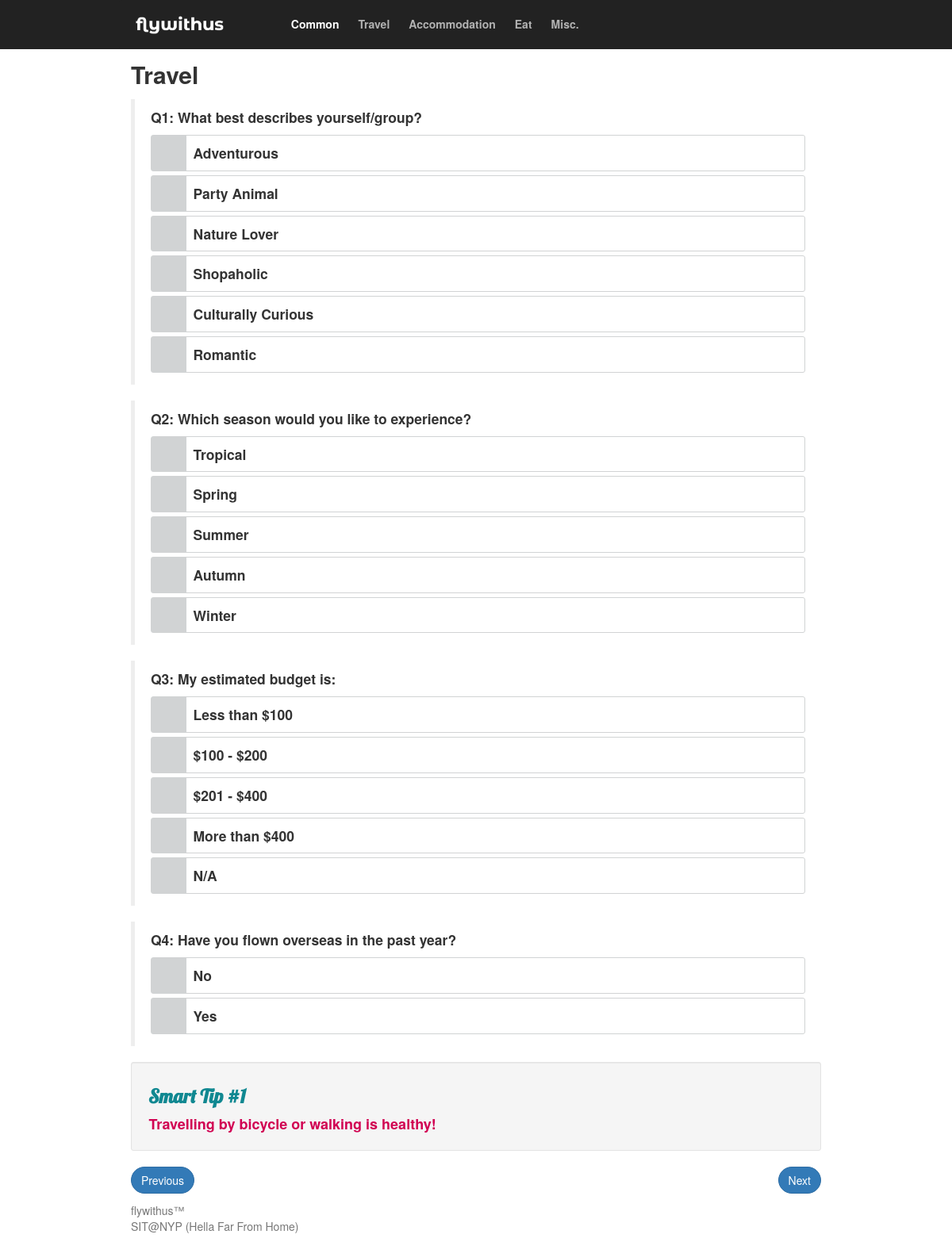
Screenshot of /HowDoYouSurvey.php with the database file from the repository.
### tables this page shows
CREATE TABLE `categorytbl` (
  `categoryID` int(11) NOT NULL,
  `categoryName` varchar(100) NOT NULL,
  `colorScheme` varchar(15) NOT NULL,
  `disabled` varchar(3) DEFAULT NULL,
  `common` varchar(3) DEFAULT NULL
);

CREATE TABLE `questiontbl` (
  `questionID` int(11) NOT NULL,
  `question` varchar(500) NOT NULL,
  `categoryID` int(11) NOT NULL,
  `inputType` varchar(1) DEFAULT 'r',
  `isDriver` varchar(1) DEFAULT NULL
);

CREATE TABLE `answertbl` (
  `answerID` int(11) NOT NULL,
  `answer` varchar(500) NOT NULL,
  `questionID` int(11) NOT NULL,
  `tripPoints` double NOT NULL
);

### Classes/CategoryClass.php (called while the page is built, shortened)
<?php
class CategoryClass {
    private $categoryName;
    private $colorScheme;
    public function getCategoryName() {
        return $this->categoryName;
    }
    public function getColorScheme() {
        return $this->colorScheme;
    }
    public function setCategoryName($categoryName) {
        $this->categoryName = $categoryName;
    }
    public function setColorScheme($colorScheme) {
        $this->colorScheme = $colorScheme;
    }
    public function setQuestionCount($questionCount) {
        return $this;
    }
}

### functions/functions.php (the view, shortened to what this page needs)
<?php
require $_SERVER[ 'DOCUMENT_ROOT' ] . '/CF1/Classes/CategoryClass.php';
function echoln( $text = "" )
{
    echo "{$text} <br/>";
}
function generatePageCategory( )
{
    global $connection;
    $query = " SELECT categoryID, categoryName, colorScheme FROM flywithus.categorytbl ";
    $query .= " WHERE ((disabled IS null) OR (disabled = 'no') OR (disabled = '') ) ";
    $query .= " AND (common IS NULL ";
    $query .= " OR common = 'no');";
    $stmt = mysqli_prepare( $connection, $query );
    mysqli_stmt_execute( $stmt );
    mysqli_stmt_store_result( $stmt );
    mysqli_stmt_bind_result( $stmt, $categoryID, $categoryName, $colorScheme );
    $categoryArray = array( );
    $arrayIndex = 0;
    while ( $result = mysqli_stmt_fetch( $stmt ) ) {
        if ( $result ) {
            $category = new CategoryClass();
            $category->setCategoryID( $categoryID );
            $category->setCategoryName( $categoryName );
            $category->setColorScheme( $colorScheme );
            $categoryArray[ $arrayIndex ] = $category;
            $arrayIndex++;
        } else {
            die( "Database query failed" );
            break;
        }
    }
    return $categoryArray;
}
function generateSurvey( $indexCount = 0, $common = NULL )
{
    if ( $common == NULL ) {
        $categoryArray = generatePageCategory();
    } else {
        $categoryArray = generateCommonPageCategory();
    }
    $categoryID   = $categoryArray[ $indexCount ]->getCategoryID();
    $categoryName = $categoryArray[ $indexCount ]->getCategoryName();
    echo '<div class="container">';
    generateQnA( $categoryID, $categoryName );
    if ( $common == NULL ) {
        generateTips($categoryID);
        generatePrevNextButton( $indexCount, ( count( $categoryArray ) - 1 ) );
    } else {
        generateCommonPrevNextButton( $indexCount, ( count( $categoryArray ) - 1 ) );
    }
}
function generateTips( $categoryID )
{
    global $connection;
    $query = " SELECT tips FROM flywithus.tipstbl ";
    $query .= " WHERE categoryID = ?;";
    $stmt = mysqli_prepare( $connection, $query );
    mysqli_stmt_bind_param( $stmt, "i", $categoryID );
    mysqli_stmt_execute( $stmt );
    mysqli_stmt_bind_result( $stmt, $tipsText );
    echo '<div class="well well-sm">
          <h3 class="bold">Smart Tip #'.$categoryID.'</h3>
          <p>
          ';
    if ( $tipsText == "" or $tipsText == NULL ) {
        echo 'No tips given for this category.
              </div>
             ';
    } else {
        echo $tipsText
             .'
              </p>
              </div>
              ';
    }
}
function generateAllSurveyCategory( )
{
    global $connection;
    $query = " SELECT categoryID, categoryName, colorScheme FROM flywithus.categorytbl ";
    $query .= " WHERE ((disabled IS null) OR (disabled = 'no') OR (disabled = '') ) ";
    $stmt = mysqli_prepare( $connection, $query );
    mysqli_stmt_execute( $stmt );
    mysqli_stmt_store_result( $stmt );
    mysqli_stmt_bind_result( $stmt, $categoryID, $categoryName, $colorScheme );
    $categoryArray = array( );
    $arrayIndex = 0;
    while ( $result = mysqli_stmt_fetch( $stmt ) ) {
        if ( $result ) {
            $qnsQuery = "SELECT count(questionID) FROM questiontbl WHERE categoryID = $categoryID";
            $results  = mysqli_query( $connection, $qnsQuery );
            $qnsCount = mysqli_fetch_array( $results );
            $category = new CategoryClass();
            $category->setCategoryName( $categoryName );
            $category->setColorScheme( $colorScheme );
            $category->setQuestionCount( $qnsCount );
            $categoryArray[ $arrayIndex ] = $category;
            $arrayIndex++;
        } else {
            die( "Database query failed" );
            break;
        }
    }
    return $categoryArray;
}
function getUsername() {
    $name = "User";
    return $name;
}
function generateQnA( $categoryID = 0, $categoryName = "Travel", $colorScheme = "generic" )
{
    global $connection;
    $query = " SELECT question, questionID, inputType, isDriver FROM flywithus.questiontbl ";
    $query .= " where categoryid = ?;";
    $name = getUsername();
    $stmt = mysqli_prepare( $connection, $query );
    mysqli_stmt_bind_param( $stmt, "i", $categoryID );
    mysqli_stmt_execute( $stmt );
    mysqli_stmt_store_result( $stmt );
    mysqli_stmt_bind_result( $stmt, $question, $questionID, $inputType, $isDriver );
    echo '<form action="HowDoYouSurvey.php" id="nextSurveyForm" style="display: inline;" method="POST" >';
    if ( $categoryName === 'Common' ) {
        echo '<h2><strong><span class="name">Hi, ' . $name . '!</span></strong><br>
              <small>Tell us more about yourself.</small></h2>
              ';
    } else {
        echo ( '<h2><strong>' . $categoryName . ' </strong></h2>' );
    }
    $questionIndex = 1;
    while ( $result = mysqli_stmt_fetch( $stmt ) ) {
        if ( $result ) {
            echo '<section class="question">
                 <blockquote>
                 ';
            echoln( '<p class="bold">Q' . $questionIndex . ': ' . $question . '' );
            if ( $questionID == "4" ) {
                echo' </p>
                      <div class="funkyradio">
                      <div class="funkyradio-primary">
                      <input type="radio" name="radio" id="radioNo">
                      <label for="radioNo">No</label>
                      </div>
                      <div class="funkyradio-primary">
                      <input type="radio" name="radio" id="radioYes" data-toggle="collapse" data-target="#ddl">
                      <label for="radioYes">Yes</label>
                      </div>
                      </div>
                      <div id="ddl" class="collapse">
                      <p> I&#039;d be lying if I said I&#039;m not envious!<br>Where did you go? </p>
                    ';
            }
            echo '
                  <div class="funkyradio">
                  ';
            $categoryInitials = $categoryName;
            getQuestionsAnswer( $questionID, $inputType, $questionIndex, $categoryInitials );
        } else {
            die( "Database query failed" );
            break;
        }
        $questionIndex++;
    }
}
function getQuestionsAnswer( $questionID, $inputType, $questionIndex, $categoryInitials )
{
    global $connection;
    $query = " SELECT answerID, answer, tripPoints FROM questiontbl, answertbl ";
    $query .= " where (answertbl.questionID = questiontbl.questionID) ";
    $query .= " and questiontbl.questionID = ? ";
    $stmt = mysqli_prepare( $connection, $query );
    mysqli_stmt_bind_param( $stmt, "i", $questionID );
    mysqli_stmt_execute( $stmt );
    mysqli_stmt_store_result( $stmt );
    mysqli_stmt_bind_result( $stmt, $answerID, $questionsAnswer, $tripPoints );
    $qDDLArray      = 1;
    $colNo          = 0;
    $count = mysqli_stmt_num_rows($stmt);
    while ( $result = mysqli_stmt_fetch( $stmt ) ) {
        if ( $result ) {
            if ( $inputType == null || $inputType == "r" ) {
                echo '
                      <div class="funkyradio-primary">
                      <input id="radio'.$answerID.'" class="choice" name="' .$categoryInitials. '0' .$questionIndex. '" type="radio" value="' . $tripPoints . '"  onclick="checked' . $categoryInitials . '0' . $questionIndex . '()"  ' . checkParameterValue( $categoryInitials . '0' . $questionIndex, $tripPoints ) . '/>
                      <label for="radio' .$answerID. '">' .$questionsAnswer. '</label>
                      </div>
                      ';
            } else if ( $inputType == "d" && $questionID !=4) {
                echo ("$questionsAnswer");
                generateDropDownList( $categoryInitials, $questionIndex, $qDDLArray, $answerID );
                $qDDLArray++;
                $booleanDDL = true;
                echo '';
            }
            else if ( $inputType == "d" && $questionID==4) {
                generateTravelDropDownList( $categoryInitials, $questionIndex, $qDDLArray, $answerID );
                $qDDLArray++;
            }
             else {
                echo ( "Please specify an input type." );
            }
            if ( $colNo < ($count-1) ) {
                $colNo++;
            }
            else {
                echo '</div>
                      </blockquote>
                      </section>
                      ';
                $colNo = 0;
            }
        } else {
            die( "Database query failed" );
            break;
        }
    }
}
function generateTravelDropDownList( $categoryInitials, $questionIndex, $qDDLArray, $answerID )
{
    getDDLChoices( $answerID, $categoryInitials, $questionIndex, $qDDLArray );
}
function getDDLChoices( $answerID, $categoryInitials, $questionIndex, $qDDLArray )
{
    global $connection;
    $query = " SELECT dropdownchoice, dropdownchoicevalue FROM flywithus.dropdownchoicetbl ";
    $query .= " WHERE answerID = ? ";
    $stmt = mysqli_prepare( $connection, $query );
    mysqli_stmt_bind_param( $stmt, "i", $answerID );
    mysqli_stmt_execute( $stmt );
    mysqli_stmt_store_result( $stmt );
    mysqli_stmt_bind_result( $stmt, $dropDownChoice, $dropDownChoiceValue );
}
function generatePrevNextButton( $countIndex, $endIndex )
{
    if ( $countIndex == 0 ) {
        echo '<input name="nextBtn" class="btn btn-primary" id="nextBtn" type="submit" value="Please enable Javascript" style="display: inline;" disabled class="button progBtn" /> ';
        echo '</form>';
        echo '<form action="index.php" id="prevSurveyForm" style="display: inline;" method="POST">';
        echo '<input name="prevBtn" class="btn btn-primary" id="prevBtn" type="submit" value="Please enable Javascript" disabled class="button progBtn2" /> ';
        echo '</form>
              </div>';
    } else if ( $countIndex == $endIndex ) {
        echo '</form>';
        echo '<form action="HowDoYouSurvey.php" id="prevSurveyForm" style="display: inline;" method="POST" >';
        echo '<input name="prevBtn" id="prevBtn" type="submit" value="Please enable Javascript" disabled  class="btn btn-primary progBtn2"/> ';
        echo '<input type="hidden" name="page" value="' . ( $countIndex - 1 ) . '" />';
        echo '</form>';
        echo '<form action="Submit.php" id="submitSurveyForm" style="display: inline;" method="POST" >';
        echo '<input name="submitBtn" id="submitBtn" type="submit" value="Please enable Javascript" disabled class="btn btn-success progBtn"/>';
        echo '</form></div>';
    }
}
function generateCategoryTabs( )
{   $name = getUsername();
    echo '<div id="falseBack">
          <nav class="navbar navbar-inverse">
          <div class="container-fluid">
          <div class="navbar-header">
          <button class="navbar-toggle" data-target="#nav" data-toggle="collapse" type="button">
          <span class="icon-bar"></span>
          <span class="icon-bar"></span>
          <span class="icon-bar"></span>
          </button>
          <a href="#" class="navbar-brand">
          <img src="images/brand.png">
          </a>
          </div>
          <div class="collapse navbar-collapse" id="nav">
          <ul class="nav navbar-nav">
          <li>
          <form id="commonSurveyForm" action="index.php" method="POST">
          <input type="submit" value="Common" class="btn btn-default navbar-btn" style="background: transparent; border: none; color: #FFFFFF; font-weight: bold;" />
          </form>
          </li>
    ';
    $categoryArray = generateAllSurveyCategory();
    for ( $index = 0; $index < ( count( $categoryArray ) ); $index++ ) {
        $categoryName = ( $categoryArray[ $index ]->getCategoryName() );
        $colorScheme  = ( $categoryArray[ $index ]->getColorScheme() );
        if ( $categoryName == "Common" ) {
            continue;
        }
        echo '<li>
              <form class="tabs" id="categorySurveyForm" action="HowDoYouSurvey.php" method="POST">
              <input type="hidden" name="page" value="' . $index . '" />
              <input type="submit" id="' . $categoryName . 'TabButton" value="' . ($categoryName) . '" class="btn btn-default navbar-btn" disabled style="background: transparent ; border: none; color:'.$colorScheme.'; font-weight: bold;"/>
              </form>
              </li>
              ';
    }
    echo '</ul>'.
          '</div>
          </div>
          </nav>
          </div>
          ';
}

### css/customstyle.css (style rules this page uses)
.container { width: auto; max-width: 900px; padding: 0 15px; }
h2 { margin-top: 0.5em; margin-bottom: 0.5em; }
#falseBack { background-color: #222222; }
.navbar-inverse { border-color: transparent; margin: 0 auto; max-width: 900px; width: auto; z-index: 100; padding-top: 5px; padding-bottom: 5px; }
.navbar-brand { padding: 0; }
.navbar-brand>img { height: 100%; padding: 0; width: auto; }
.well h3 { color: #108891; padding-left: 0.5em; font-family: 'Lobster', cursive; }
.well p { color: #D10052; padding-left: 0.7em; font-size: large; font-weight: 700; }
.funkyradio div { clear: both; overflow: hidden; }
.funkyradio label { width:100%; border-radius: 3px; border: 1px solid #D1D3D4; font-weight: 700; }
.funkyradio input[type="radio"]:empty ~ label,.funkyradio input[type="checkbox"]:empty ~ label { position: relative; line-height: 2.5em; text-indent: 3em; margin-top: 0; cursor: pointer; -webkit-user-select: none; -moz-user-select: none; -ms-user-select: none; user-select: none; }
.funkyradio input[type="radio"]:empty ~ label:before,.funkyradio input[type="checkbox"]:empty ~ label:before { position: absolute; display: block; top: 0; bottom: 0; left: 0; content: ''; width: 2.5em; background: #D1D3D4; }
.bold { font-weight: 700; }
#prevBtn { float: left; border-radius: 25px; text-align: justify; }
#nextBtn, #submitBtn { float: right; border-radius: 25px; text-align: justify; }

### rows the page displays
categorytbl: categoryName "Travel", categoryID "1"
categorytbl: categoryName "Accommodation"
categorytbl: categoryName "Eat"
categorytbl: categoryName "Misc."
questiontbl: text "Q1: What best describes yourself/group?"
answertbl: questionsAnswer "Adventurous"
answertbl: questionsAnswer "Party Animal"
answertbl: questionsAnswer "Nature Lover"
answertbl: questionsAnswer "Shopaholic"
answertbl: questionsAnswer "Culturally Curious"
answertbl: questionsAnswer "Romantic"
questiontbl: text "Q2: Which season would you like to experience?"
answertbl: questionsAnswer "Tropical"
answertbl: questionsAnswer "Spring"
answertbl: questionsAnswer "Summer"
answertbl: questionsAnswer "Autumn"
answertbl: questionsAnswer "Winter"
questiontbl: text "Q3: My estimated budget is:"
answertbl: questionsAnswer "Less than $100"
answertbl: questionsAnswer "$100 - $200"
answertbl: questionsAnswer "$201 - $400"
answertbl: questionsAnswer "More than $400"
answertbl: questionsAnswer "N/A"
questiontbl: text "Q4: Have you flown overseas in the past year?", shows "No"

### other values shown
$tipsText "Travelling by bicycle or walking is healthy!"
